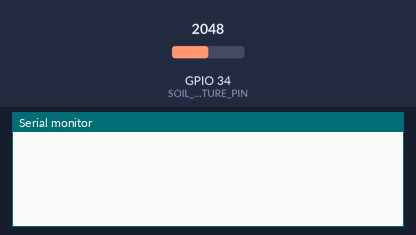
Bench run of a sketch on a simulated ESP32. On the bench: the last lines printed to the serial monitor. The test bench sets the inputs (shaded band); at power-on: GPIO 34 (SOIL_MOISTURE_PIN) = 2048. WiFi joins after 1.5 s; servers stay silent unless stated.

Above: at 3.0 s.
3.1 s: GPIO 34 (SOIL_MOISTURE_PIN) set to 2388
At 4.1 s:
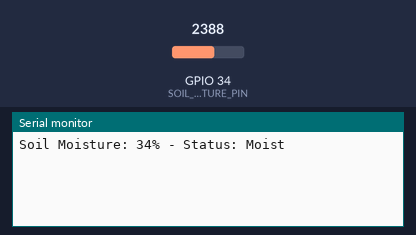
7.3 s: GPIO 34 (SOIL_MOISTURE_PIN) set to 2486
At 8.4 s:
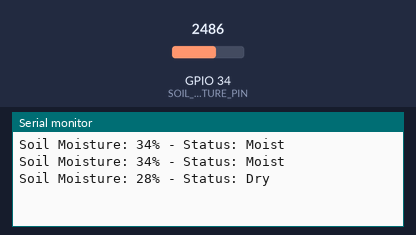

The sketch:

code.ino
```cpp
#define BLYNK_TEMPLATE_ID "TMPL3JjUH_RNl"

#define BLYNK_TEMPLATE_NAME "Plant Monitor"

#define BLYNK_AUTH_TOKEN "dv-K90HRpARYaqL_4EFNg8ovxKQbcZyT"

#define BLYNK_PRINT Serial
#include <WiFi.h>
#include <BlynkSimpleEsp32.h>

char ssid[] = "IoTSpark";         // Replace with your WiFi SSID
char pass[] = "12345678";     // Replace with your WiFi Password

#define SOIL_MOISTURE_PIN 34
#define DRY_VALUE 3000
#define WET_VALUE 1200

BlynkTimer timer;

void sendSoilMoisture() {
    int sensorValue = analogRead(SOIL_MOISTURE_PIN);
    int moisturePercent = map(sensorValue, DRY_VALUE, WET_VALUE, 0, 100);
    moisturePercent = constrain(moisturePercent, 0, 100);


   // Determine soil status
    String soilStatus;
    if (moisturePercent < 30) {
        soilStatus = "Dry";
    } else if (moisturePercent >= 30 && moisturePercent <= 60) {
        soilStatus = "Moist";
    } else {
        soilStatus = "Wet";
    }

    Serial.print("Soil Moisture: ");
    Serial.print(moisturePercent);
    Serial.print("% - Status: ");
    Serial.println(soilStatus);

    Blynk.virtualWrite(V0, moisturePercent);  // Send moisture value
    Blynk.virtualWrite(V4, soilStatus);       // Send soil status message
}

void setup() {
    Serial.begin(115200);
    WiFi.begin(ssid, pass);
    Blynk.begin(BLYNK_AUTH_TOKEN, ssid, pass);

    timer.setInterval(2000L, sendSoilMoisture);
}

void loop() {
    Blynk.run();
    timer.run();
}
```

Measured:
- the behaviour switches between 2460 and 2461 on GPIO 34 (SOIL_MOISTURE_PIN) (found by bisection; images 1 and 2)
- after the input at 3.1 s, the serial monitor: prints a new line after 0.71 s (image 1)
- after the input at 7.3 s, the serial monitor: prints a new line after 0.51 s (image 2)
